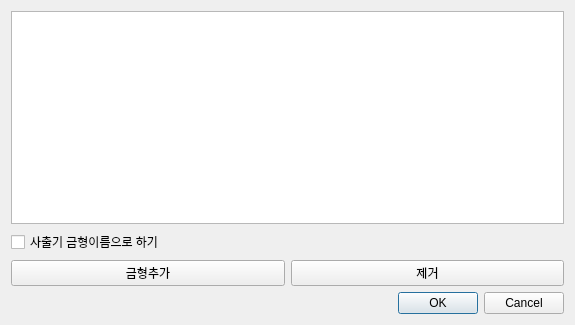
<?xml version="1.0" encoding="UTF-8"?>
<ui version="4.0">
 <class>mold_select_popup</class>
 <widget class="QDialog" name="mold_select_popup">
  <property name="geometry">
   <rect>
    <x>0</x>
    <y>0</y>
    <width>575</width>
    <height>325</height>
   </rect>
  </property>
  <property name="windowTitle">
   <string>Dialog</string>
  </property>
  <layout class="QGridLayout" name="gridLayout">
   <item row="4" column="0">
    <widget class="QDialogButtonBox" name="buttonBox">
     <property name="orientation">
      <enum>Qt::Horizontal</enum>
     </property>
     <property name="standardButtons">
      <set>QDialogButtonBox::Cancel|QDialogButtonBox::Ok</set>
     </property>
    </widget>
   </item>
   <item row="1" column="0">
    <widget class="QCheckBox" name="checkBox">
     <property name="text">
      <string>사출기 금형이름으로 하기</string>
     </property>
    </widget>
   </item>
   <item row="0" column="0">
    <widget class="QTableView" name="tableView"/>
   </item>
   <item row="2" column="0">
    <layout class="QHBoxLayout" name="horizontalLayout">
     <item>
      <widget class="QPushButton" name="mold_addbtn">
       <property name="text">
        <string>금형추가</string>
       </property>
      </widget>
     </item>
     <item>
      <widget class="QPushButton" name="mold_deletebtn">
       <property name="text">
        <string>제거</string>
       </property>
      </widget>
     </item>
    </layout>
   </item>
  </layout>
 </widget>
 <resources/>
 <connections>
  <connection>
   <sender>buttonBox</sender>
   <signal>accepted()</signal>
   <receiver>mold_select_popup</receiver>
   <slot>accept()</slot>
   <hints>
    <hint type="sourcelabel">
     <x>248</x>
     <y>254</y>
    </hint>
    <hint type="destinationlabel">
     <x>157</x>
     <y>274</y>
    </hint>
   </hints>
  </connection>
  <connection>
   <sender>buttonBox</sender>
   <signal>rejected()</signal>
   <receiver>mold_select_popup</receiver>
   <slot>reject()</slot>
   <hints>
    <hint type="sourcelabel">
     <x>316</x>
     <y>260</y>
    </hint>
    <hint type="destinationlabel">
     <x>286</x>
     <y>274</y>
    </hint>
   </hints>
  </connection>
 </connections>
</ui>
